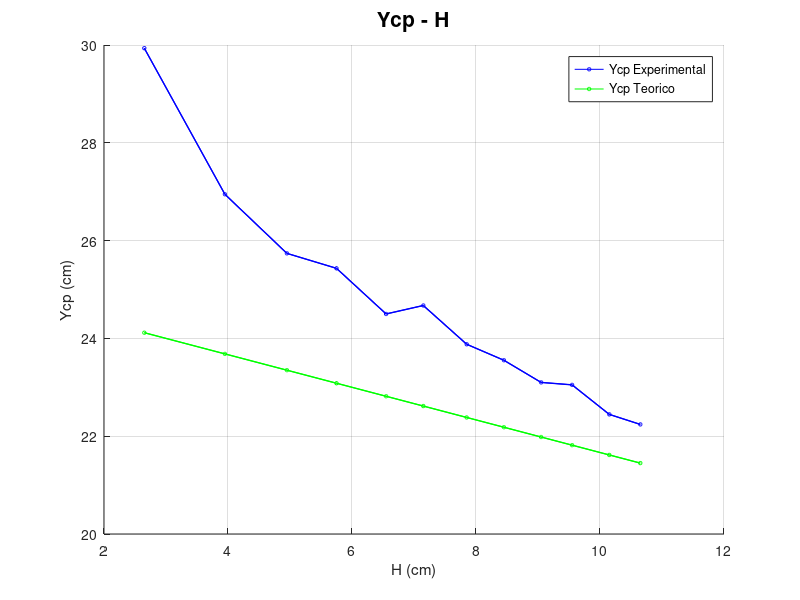

The MATLAB script that drew this image:
H = [10.65;10.15;9.55;9.05;8.45;7.85;7.15;6.55;5.75;4.95;3.95;2.65];
Xcp = [8.256;8.106;8.041;7.818;7.671;7.466;7.328;6.937;6.712;6.270;5.826;5.258];
Ycp = [22.241;22.446;23.050;23.100;23.553;23.880;24.673;24.5;25.433;25.739;26.947;29.935];
XcpT = [];
YcpT = [];
for i=1:12
  YcpT(i,1) = 25-H(i,1)/3;
endfor
  YcpT;
  Ycp;
  
 hold on;
 
 plot(H,Ycp,"color","B","o-","markersize",2.5);
 plot(H,YcpT,"color","G","o-","markersize",2.5);
 plot(H,Ycp,"linewidth",1,"color","B");
 plot(H,YcpT,"linewidth",1,"color","G");
 title("Ycp - H","fontsize", 15);
 grid on;
 xlabel('H (cm)'), ylabel('Ycp (cm)');
 legend("Ycp Experimental","Ycp Teorico");